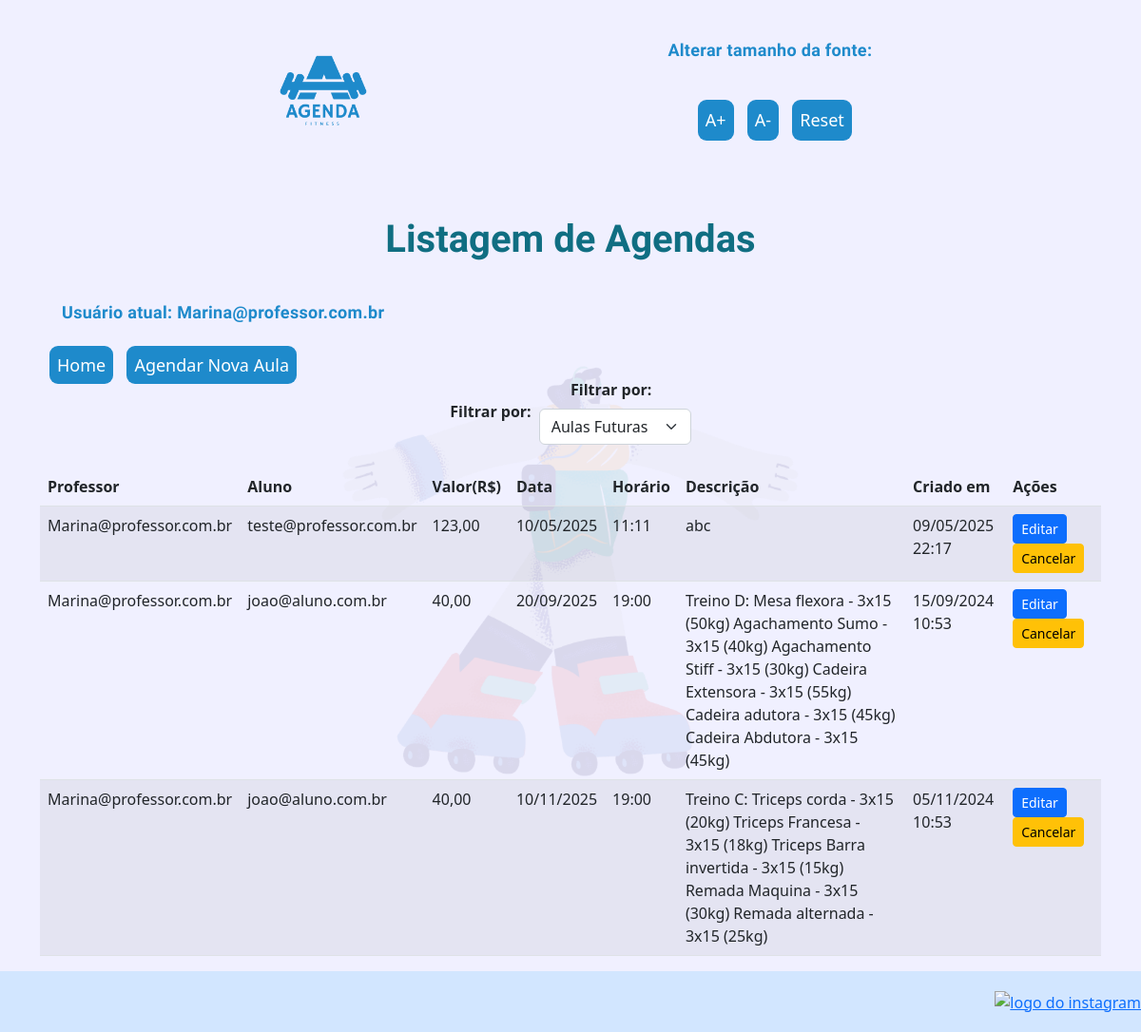
The app's page /listar_agendas/ (signed in) with its own data.
### apps/users/models.py (models this page shows)
class UserProfile(AbstractUser):
    username = None
    postal_code_validator = RegexValidator(
        regex=r"^\d{8}$", message="O CEP deve ter 8 dígitos."
    )
    document_validator = RegexValidator(
        regex=r"^\d{11}$", message="O CPF deve ter 11 dígitos."
    )
    phone_validator = RegexValidator(
        regex=r"^\d{11}$", message="Telefone com DDD, 11 dígitos."
    )
    document = models.CharField(
        max_length=14, validators=[document_validator], unique=True
    )
    first_name = models.CharField(max_length=25)
    last_name = models.CharField(max_length=55)
    postal_code = models.CharField(max_length=12, validators=[postal_code_validator])
    phone = models.CharField(max_length=14, validators=[phone_validator])
    birth_date = models.DateField()
    full_address = models.CharField(max_length=255)
    email = models.EmailField(unique=True)
    is_professor = models.BooleanField(default=False)
    groups = models.ManyToManyField(
        Group, related_name="userprofile_groups", blank=True
    )
    user_permissions = models.ManyToManyField(
        Permission, related_name="userprofile_permissions", blank=True
    )
    USERNAME_FIELD = "email"
    REQUIRED_FIELDS = ["document", "birth_date", "full_address", "postal_code", "phone"]
    objects = UserProfileManager()
    def __str__(self):
        return self.email
    class Meta:
        verbose_name = "User Profile"
        verbose_name_plural = "User Profiles"

### apps/agenda/models.py (models this page shows, shortened)
class Agenda(models.Model):
    professor = models.ForeignKey(
        UserProfile, on_delete=models.CASCADE, related_name="professor"
    )
    aluno = models.ForeignKey(
        UserProfile, on_delete=models.CASCADE, related_name="aluno"
    )
    valor = models.DecimalField(max_digits=10, decimal_places=2, null=False)
    data = models.DateField(null=False, blank=False)
    hora = models.TimeField(null=False, blank=False)
    descricao = models.TextField(null=False, blank=False)
    created_at = models.DateTimeField(auto_now_add=True)
    cancelado = models.BooleanField(default=False)

### apps/agenda/views.py (the view)
# urls.py: path("listar_agendas/", listar_agendas, name="listar_agendas"),
@login_required
def listar_agendas(request):
    user = request.user
    filtro = request.GET.get("filtro", "futuras")
    hoje = timezone.localdate()
    agendas = Agenda.objects.filter(Q(professor=user) | Q(aluno=user))
    if filtro == "futuras":
        agendas = agendas.filter(data__gt=hoje, cancelado=False)
    elif filtro == "passadas":
        agendas = agendas.filter(data__lt=hoje, cancelado=False)
    elif filtro == "canceladas":
        agendas = agendas.filter(cancelado=True)
    elif filtro == "finalizadas":
        agendas = agendas.filter(data__lt=hoje, cancelado=False)
    agendas = agendas.order_by("data", "hora")
    return render(
        request,
        "agenda/listar_agendas.html",
        {
            "agendas": agendas,
            "filtro_aplicado": filtro,
            "hoje": hoje,
        }
    )

### templates/agenda/listar_agendas.html (shortened to what this page needs)
{% extends 'shared/base.html' %}
{% block content %}
    <div class="container mt-5">
        <h1>Listagem de Agendas</h1>
        <p>Usuário atual: {{ user.email }}</p>
        <a href="{% url 'index' %}" class="button">Home</a>
        <a href="{% url 'cadastrar_agenda' %}" class="button">Agendar Nova Aula</a>
            <div class="text-center">
                <form method="get" class="mb-4">
                    <div class="row justify-content-center align-items-center g-2">
                        <div class="col-auto">
                            <label for="filtro" class="col-form-label fw-bold">Filtrar por:</label>
                        </div>
                        <div class="col-auto">
                            <label for="filtro" class="form-label me-2 fw-semibold">Filtrar por:</label>
                            <select name="filtro" id="filtro" class="form-select" onchange="this.form.submit()">
                                <option value="futuras" {% if filtro_aplicado == 'futuras' %}selected{% endif %}>Aulas Futuras</option>
                            </select>
                        </div>
                    </div>
                </form>
            </div>
        <table class="table table-striped">
            <thead>
                <tr>
                    <th>Professor</th>
                    <th>Aluno</th>
                    <th>Valor(R$)</th>
                    <th>Data</th>
                    <th>Horário</th>
                    <th>Descrição</th>
                    <th>Criado em</th>
                    <th>Ações</th>
                </tr>
            </thead>
            <tbody>
                {% for agenda in agendas %}
                    <tr {% if agenda.cancelado %}class="table table-striped"{% endif %}>
                        <td>{{ agenda.professor }}</td>
                        <td>{{ agenda.aluno }}</td>
                        <td>{{ agenda.valor }}</td>
                        <td>{{ agenda.data|date:"d/m/Y" }}</td>
                        <td>{{ agenda.hora|time:"H:i" }}</td>
                        <td>{{ agenda.descricao }}</td>
                        <td>{{ agenda.created_at|date:"d/m/Y H:i" }}</td>
                        <td>
                            {% if agenda.cancelado %}
                                <span class="badge bg-danger">❌ Treino Cancelado</span>
                            {% elif agenda.data < hoje %}
                                <span class="badge bg-success">✅ Treino Finalizado</span>
                            {% else %}
                                <a href="{% url 'editar_agenda' agenda.id %}" class="btn btn-primary btn-sm me-1">Editar</a>
                                <a href="{% url 'cancelar_agenda' agenda.id %}" class="btn btn-warning btn-sm me-1"
                                onclick="return confirm('Tem certeza que deseja cancelar este treino?')">Cancelar</a>
                            {% endif %}
                        </td>
                    </tr>
                {% empty %}
                    <tr>
                        <td colspan="8" class="text-center">Nenhum treino agendado</td>
                    </tr>
                {% endfor %}
            </tbody>
        </table>
    </div>
{% endblock content %}

### templates/shared/base.html (shortened to what this page needs)
{% load static %}
<!doctype html>
<html lang="pt-BR">
<head>
    <link rel="stylesheet" href="https://cdn.bokeh.org/bokeh/release/bokeh-3.7.2.min.css">
    <link href="https://cdn.jsdelivr.net/npm/bootstrap@5.2.3/dist/css/bootstrap.min.css" rel="stylesheet">
    <link rel="stylesheet" text="text/css" href="{% static 'style.css' %}">
</head>
<body>
    <header>
        <article class="font-size">
            <a href="{% url 'index' %}">
                <img src="{% static 'images/logo.png' %}" class="home-img" alt="Logo do Agenda Fitness">
            </a>
            <nav>
                <p>Alterar tamanho da fonte: </p>
                <button onclick="adjustFontSize(1)" class="button">A+</button>
                <button onclick="adjustFontSize(-1)" class="button">A-</button>
                <button onclick="resetFontSize()" class="button">Reset</button>
            </nav>
        </article>
    </header>
    <main>
        <nav>
            {% block content %}{% endblock content %}
        </nav>
    </main>
</body>
<footer class="footer">
        <a href="https://www.instagram.com/luana.albino/" target="_blank"><img class="footer-img" src="https://i.imgur.com/XjchrUQ.png" alt="logo do instagram"></a>
</footer>
</html>

### static/style.css (style rules this page uses)
header { flex-shrink: 5; min-width: 15%; display: flex; text-decoration: none; text-align: center; }
body { background-color: #F0F0FF; display: flex; min-height: 100vh; flex-direction: column; }
main { margin-left: 20px; margin-right: 20px; flex-grow: 1; display: flex; justify-content: center; background-image: url("images/background-image.png"); background-repeat: no-repeat; background-position: center center; background-size: 45%; }
.home-img { height: 140px; display: block; margin:10px; border-radius: 50%; }
.font-size { margin-bottom: 10px; margin-top: 10px; outline: 0; width: 100%; border-radius: 9px; display:flex; flex-direction: row; justify-content:space-evenly; }
.button { margin-bottom: 10px; margin-top: 10px; margin-left:10px; outline: 0; font-size:18px; background: #1E8ACB; color: #fff; padding: 8px; border-radius: 9px; text-decoration: none; border:none }
h1 { display: block; margin-top:20px; text-align: center; color: #106E82; padding-bottom: 10px; font-family: Muli,sans-serif; letter-spacing: 0; font-weight: bold; }
p { color: #1E8ACB; background-color: transparent; font-family: Muli,sans-serif; font-weight:bold; font-size:18px; letter-spacing: 0; text-align: left; padding:5px; margin-left: 18px; margin-right: 18px; margin-top: 20px; margin-bottom: 20px; letter-spacing: .3px; line-height: 35px; }
footer { bottom: 0; background-color: #D2E6FF; height:4em; display:flex; flex-direction: row; justify-content: flex-end; align-items: center; width:100%; flex-shrink: 0; }

### records on screen
UserProfile: email "Marina@professor.com.br"
Agenda: professor "Marina@professor.com.br", aluno "teste@professor.com.br", valor "123,00", data "10/05/2025", hora "11:11", descricao "abc", created_at "09/05/2025 22:17", cancelado "Editar"
Agenda: professor "Marina@professor.com.br", aluno "joao@aluno.com.br", valor "40,00", data "20/09/2025", hora "19:00", descricao "Treino D: Mesa flexora - 3x15 (50kg) Agachamento Sumo - 3x15 (40kg) Agachamento Stiff - 3x15 (30kg) Cadeira Extensora - 3x15 (55kg) Cadeira adutora - 3x15 (45kg) Cadeira Abdutora - 3x15 (45kg)", created_at "15/09/2024 10:53", cancelado "Editar"
Agenda: professor "Marina@professor.com.br", aluno "joao@aluno.com.br", valor "40,00", data "10/11/2025", hora "19:00", descricao "Treino C: Triceps corda - 3x15 (20kg) Triceps Francesa - 3x15 (18kg) Triceps Barra invertida - 3x15 (15kg) Remada Maquina - 3x15 (30kg) Remada alternada - 3x15 (25kg)", created_at "05/11/2024 10:53", cancelado "Editar"
